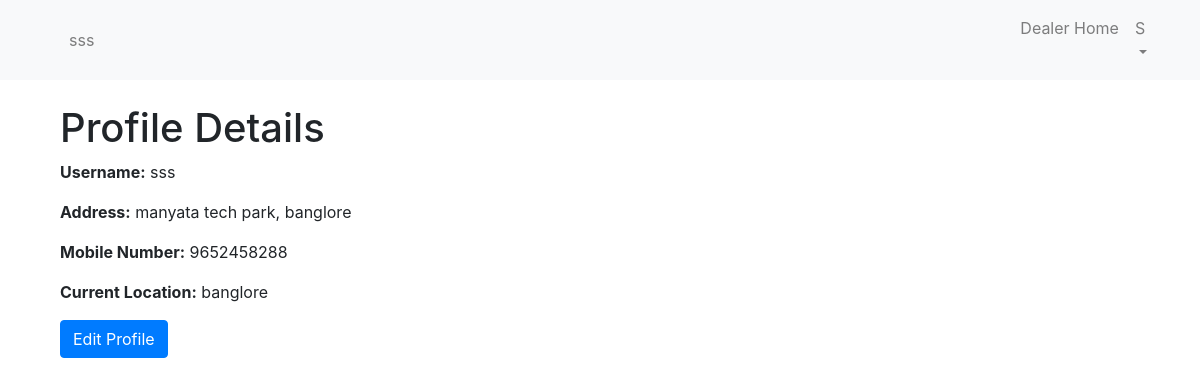
The app's page /profile/ (signed in) with its own data.
### SecondApp/models.py (models this page shows, shortened)
class User(AbstractUser):
    dealer_details = models.CharField(max_length=100, blank=True, null=True)
    class Role(models.TextChoices):
        USERS = 'users', 'Users'
        DEALER = 'dealer', 'Dealer'
    role = models.CharField(max_length=20, choices=Role.choices, default=Role.USERS)

class UserProfile(models.Model):
    user = models.OneToOneField(User, on_delete=models.CASCADE)
    address = models.CharField(max_length=255, blank=True, null=True)
    mobile_number = models.CharField(max_length=15, blank=True, null=True)
    current_location = models.CharField(max_length=255, blank=True, null=True)

### SecondApp/views.py (the view)
# urls.py: path('profile/', views.view_profile, name='view_profile'),
@login_required
def view_profile(request):
    user_profile = UserProfile.objects.get_or_create(user=request.user)[0]
    return render(request, 'view_profile.html', {'user_profile': user_profile})

### SecondApp/templates/view_profile.html (shortened to what this page needs)
{% extends 'base.html' %}
{% block content %}
<div class="container">
    <h1>Profile Details</h1>
    <p><strong>Username:</strong> {{ user_profile.user.username }}</p>
    <p><strong>Address:</strong> {{ user_profile.address }}</p>
    <p><strong>Mobile Number:</strong> {{ user_profile.mobile_number }}</p>
    <p><strong>Current Location:</strong> {{ user_profile.current_location }}</p>
    <a href="{% url 'edit_profile' %}" class="btn btn-primary">Edit Profile</a>
</div>
{% endblock %}

### SecondApp/templates/base.html (shortened to what this page needs)
{% load static %}
<!DOCTYPE html>
<html lang="en">
<head>
    <link rel="stylesheet" href="https://cdn.jsdelivr.net/npm/bootstrap@4.0.0/dist/css/bootstrap.min.css"
>
    <link rel="stylesheet" href="{% static 'base.css' %}">
</head>
<body>
<nav class="navbar navbar-expand-lg navbar-light bg-light">
    <div class="container">
        {% if user.is_authenticated %}
            <span class="navbar-text ml-2">{{ user.username }}</span>
        {% else %}
            <span class="navbar-text ml-2">venky Shop</span>
        {% endif %}
        <div class="collapse navbar-collapse" id="navbarSupportedContent">
            <ul class="navbar-nav ml-auto">
                {% if user.is_authenticated %}
                {% if user.role == 'dealer' %}
                    <li class="nav-item">
                        <a class="nav-link" href="{% url 'product_list' %}">Dealer Home</a>
                    </li>
                    <li class="nav-item dropdown">
                        <a class="nav-link dropdown-toggle" href="#" id="navbarDropdown" role="button"
                           data-toggle="dropdown" aria-haspopup="true" aria-expanded="false">
                            <div class="user-profile-icon">
                                {{ user.username|first|upper }}
                            </div>
                        </a>
                    </li>
                {% endif %}
                {% endif %}
            </ul>
        </div>
    </div>
</nav>
<div class="container mt-4">
    {% block content %}{% endblock %}
</div>
</body>
</html>

### SecondApp/static/base.css (style rules this page uses)
body, ul { margin: 0; padding: 0; }
nav { background-color: #333; }
nav ul { list-style-type: none; margin: 0; padding: 0; }
nav ul li { display: inline; }
nav ul li a { display: block; padding: 15px 20px; color: #fff; text-decoration: none; }

### records on screen
User: username "sss", username|first "S"
UserProfile: user.username "sss", address "manyata tech park, banglore", mobile_number "9652458288", current_location "banglore"
